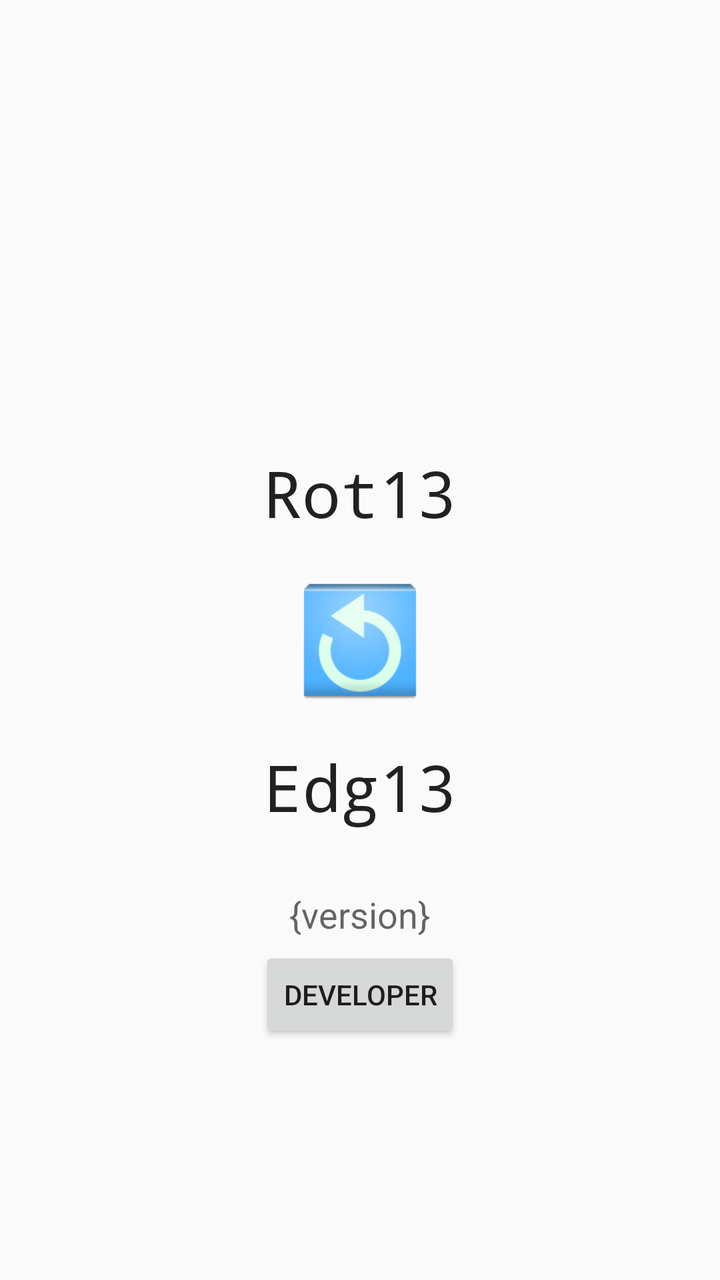
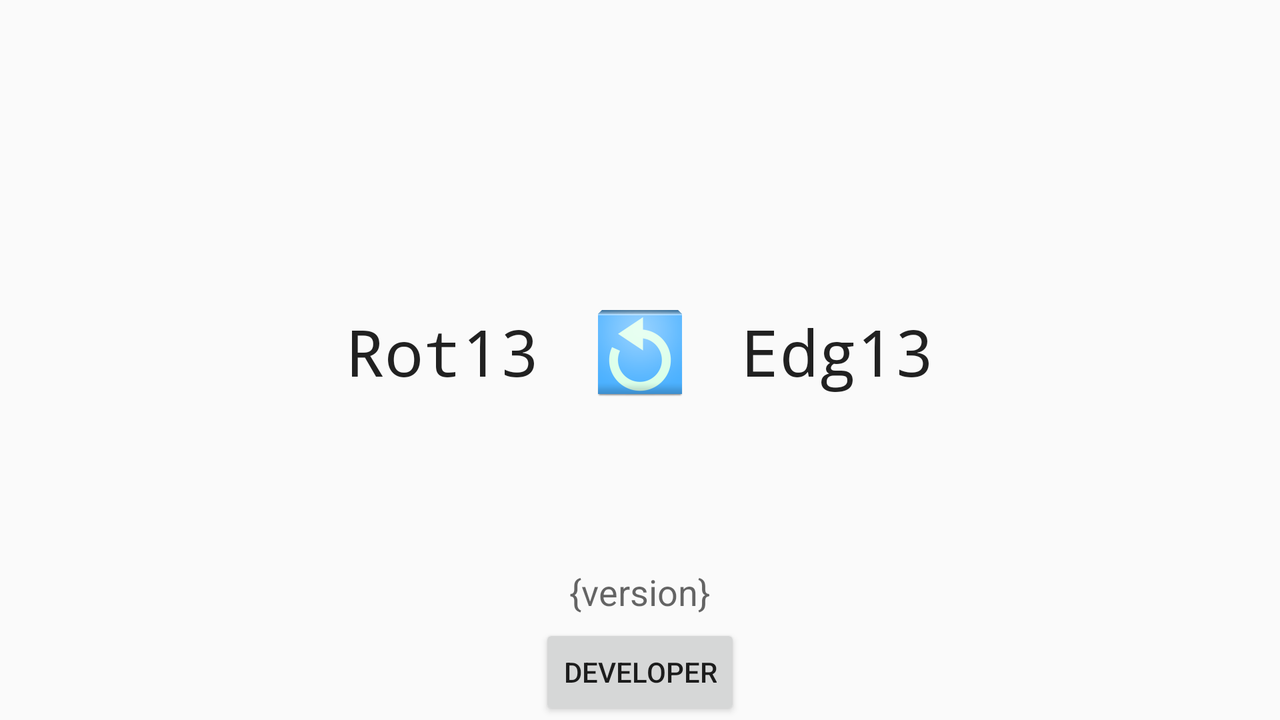

The same Android screen from two of the app's own layout files: first res/layout/ as a phone draws it, then the repository's variant for another configuration, drawn on a device whose configuration selects that folder. Both files follow.
<!-- AndroidManifest.xml: application theme AppTheme -->
<!-- res/layout/fragment_about.xml -->
<RelativeLayout xmlns:android="http://schemas.android.com/apk/res/android"
    xmlns:tools="http://schemas.android.com/tools"
    android:layout_width="match_parent"
    android:layout_height="match_parent"
    android:paddingLeft="@dimen/activity_horizontal_margin"
    android:paddingRight="@dimen/activity_horizontal_margin"
    android:paddingTop="@dimen/activity_vertical_margin"
    android:paddingBottom="@dimen/activity_vertical_margin"
    tools:context="be.robinj.rot13.About$PlaceholderFragment">

	<ImageView
		android:layout_width="wrap_content"
		android:layout_height="wrap_content"
		android:id="@+id/imgLogo"
		android:src="@drawable/ic_launcher"
		android:layout_centerVertical="true"
		android:layout_alignParentLeft="true"
		android:layout_alignParentStart="true"
		android:layout_alignParentRight="true"
		android:layout_alignParentEnd="true"
		android:minHeight="64dp" />

	<TextView
		android:layout_width="wrap_content"
		android:layout_height="wrap_content"
		android:textAppearance="?android:attr/textAppearanceLarge"
		android:text="Rot13"
		android:id="@+id/plain"
		android:layout_marginBottom="20dp"
		android:typeface="monospace"
		android:textSize="32dp"
		android:layout_above="@+id/imgLogo"
		android:layout_alignRight="@+id/imgLogo"
		android:layout_alignEnd="@+id/imgLogo"
		android:layout_alignParentLeft="true"
		android:layout_alignParentStart="true"
		android:gravity="center" />

	<TextView
		android:layout_width="wrap_content"
		android:layout_height="wrap_content"
		android:textAppearance="?android:attr/textAppearanceLarge"
		android:text="Edg13"
		android:id="@+id/encoded"
		android:typeface="monospace"
		android:textSize="32dp"
		android:layout_marginTop="20dp"
		android:layout_below="@+id/imgLogo"
		android:layout_alignParentRight="true"
		android:layout_alignParentEnd="true"
		android:layout_alignParentLeft="true"
		android:layout_alignParentStart="true"
		android:gravity="center" />

	<TextView
		android:layout_width="wrap_content"
		android:layout_height="wrap_content"
		android:textAppearance="?android:attr/textAppearanceMedium"
		android:text="{version}"
		android:id="@+id/version"
		android:layout_below="@+id/encoded"
		android:layout_centerHorizontal="true"
		android:layout_marginTop="30dp" />

	<Button
		style="?android:attr/buttonStyleSmall"
		android:layout_width="wrap_content"
		android:layout_height="wrap_content"
		android:text="@string/dev"
		android:layout_below="@+id/version"
		android:layout_centerHorizontal="true"
		android:id="@+id/dev"
		android:onClick="btnDev_clicked"
		android:layout_marginTop="4dp" />

</RelativeLayout>
<!-- resources referenced by this layout -->
<resources>
  <!-- drawable ic_launcher: png bitmap (drawable-hdpi, 3764 bytes) -->
  <string name="dev">Developer</string>
  <!-- from res/values-v23/ -->
  <style name="AppTheme" parent="Base.AppTheme">
          <item name="android:windowLightStatusBar">true</item>
      </style>
  <style name="Base.AppTheme" parent="Theme.AppCompat.Light.DarkActionBar">
          
      </style>
</resources>
<!-- res/layout-land/fragment_about.xml (the repository's variant of the layout above) -->
<!-- drawn on the phone turned sideways -->
<RelativeLayout xmlns:android="http://schemas.android.com/apk/res/android"
    xmlns:tools="http://schemas.android.com/tools"
    android:layout_width="match_parent"
    android:layout_height="match_parent"
    android:paddingLeft="@dimen/activity_horizontal_margin"
    android:paddingRight="@dimen/activity_horizontal_margin"
    android:paddingTop="@dimen/activity_vertical_margin"
    android:paddingBottom="@dimen/activity_vertical_margin"
    tools:context="be.robinj.rot13.About$PlaceholderFragment">

	<ImageView
		android:layout_width="wrap_content"
		android:layout_height="wrap_content"
		android:id="@+id/imgLogo"
		android:src="@drawable/ic_launcher"
		android:minHeight="64dp"
		android:layout_centerVertical="true"
		android:layout_centerHorizontal="true"
		android:paddingBottom="8dp"/>

	<TextView
		android:layout_width="wrap_content"
		android:layout_height="wrap_content"
		android:textAppearance="?android:attr/textAppearanceLarge"
		android:text="Rot13"
		android:id="@+id/plain"
		android:typeface="monospace"
		android:textSize="32dp"
		android:layout_alignParentLeft="true"
		android:layout_alignParentStart="true"
		android:layout_alignBottom="@+id/imgLogo"
		android:layout_alignTop="@+id/imgLogo"
		android:singleLine="false"
		android:gravity="center_vertical|right"
		android:layout_toLeftOf="@+id/dev"
		android:paddingBottom="8dp"/>

	<TextView
		android:layout_width="wrap_content"
		android:layout_height="wrap_content"
		android:textAppearance="?android:attr/textAppearanceLarge"
		android:text="Edg13"
		android:id="@+id/encoded"
		android:typeface="monospace"
		android:textSize="32dp"
		android:layout_alignTop="@+id/imgLogo"
		android:layout_alignParentRight="true"
		android:layout_alignParentEnd="true"
		android:layout_alignBottom="@+id/imgLogo"
		android:gravity="center_vertical|left"
		android:layout_toRightOf="@+id/dev"
		android:paddingBottom="8dp"/>

	<TextView
		android:layout_width="wrap_content"
		android:layout_height="wrap_content"
		android:textAppearance="?android:attr/textAppearanceMedium"
		android:text="{version}"
		android:id="@+id/version"
		android:layout_above="@+id/dev"
		android:layout_centerHorizontal="true"
		android:layout_marginBottom="4dp"/>

	<Button
		style="?android:attr/buttonStyleSmall"
		android:layout_width="wrap_content"
		android:layout_height="wrap_content"
		android:text="@string/dev"
		android:id="@+id/dev"
		android:onClick="btnDev_clicked"
		android:layout_alignParentBottom="true"
		android:layout_centerHorizontal="true"/>

</RelativeLayout>
